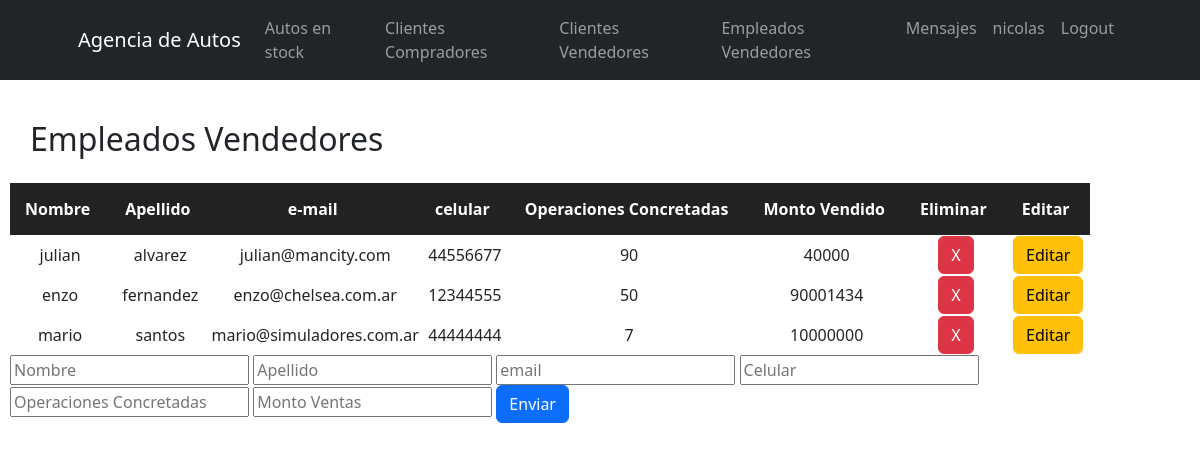
Page /setEmpleadosVendedores/ (signed in) on the committed database.
### AgenciApp/models.py (models this page shows, shortened)
class empleadosVendedores(models.Model):
    nombre = models.CharField(max_length=40)
    apellido = models.CharField(max_length=40)
    email = models.EmailField()
    celular = models.IntegerField()
    operacionesConcretadas = models.IntegerField()
    montoVendido = models.IntegerField()

### AgenciApp/views.py (the view)
# urls.py: path('setEmpleadosVendedores/', setEmpleadosVendedores, name='setEmpleadosVendedores'),
@login_required
def setEmpleadosVendedores(request):
    Empleados = empleadosVendedores.objects.all()
    if request.method == 'POST':
        empleado = empleadosVendedores(nombre=request.POST["nombre"],apellido=request.POST["apellido"],email=request.POST["email"],celular=request.POST["celular"], operacionesConcretadas=request.POST["operacionesConcretadas"], montoVendido=request.POST["montoVendido"])
        empleado.save()
        miFormulario = empleadosFormulario()
        return render(request, "AgenciApp/setEmpleadosVendedores.html", {"miFormulario":miFormulario, "Empleados":Empleados})
    else:
        miFormulario = empleadosFormulario()
    return render(request, "AgenciApp/setEmpleadosVendedores.html", {"miFormulario":miFormulario, "Empleados":Empleados})

### AgenciApp/forms.py
class empleadosFormulario(forms.Form):
    nombre = forms.CharField()
    apellido = forms.CharField()
    email = forms.EmailField()
    celular = forms.IntegerField()
    operacionesConcretadas = forms.CharField(label='Operaciones Concretadas')
    montoVendido = forms.IntegerField(label='Monto Vendido')

### AgenciApp/templates/AgenciApp/setEmpleadosVendedores.html (shortened to what this page needs)
<div>
    {% extends "AgenciApp/empleadosVendedores.html" %}
    {% load static %}
    {% block setEmpleadosVendedores %}
    <form action="" method="post"> {% csrf_token %}
        <input placeholder="Nombre" type = "text" name="nombre" required>
        <input placeholder="Apellido" type = "text" name="apellido" required>
        <input placeholder="email" type = "email" name="email" required>
        <input placeholder="Celular" type = "number" name="celular" required>
        <input placeholder="Operaciones Concretadas" type = "number" name="operacionesConcretadas" required>
        <input placeholder="Monto Ventas" type = "number" name="montoVendido" required>
        <input class="btn btn-primary" type="submit" value="Enviar">
    </form>
    {% endblock %}

### AgenciApp/templates/AgenciApp/empleadosVendedores.html (shortened to what this page needs)
<div>
    {% extends "AgenciApp/inicio.html" %}
    {% load static %}
        {% block contenidoQueCambia %}
        <p class="tituloAutosEnStock">Empleados Vendedores</p>
        <table class="tablaEmpleadosVendedores">
            <tr class="tituloTablaEmpleadosVendedores">
                <th>Nombre</th>
                <th>Apellido</th>
                <th>e-mail</th>
                <th>celular</th>
                <th>Operaciones Concretadas</th>
                <th>Monto Vendido</th>
                <th>Eliminar</th>
                <th>Editar</th>
            </tr>
                {% for Empleado in Empleados %}
                    <tr>
                        <td>{{Empleado.nombre}}</td>
                        <td>{{Empleado.apellido}}</td>
                        <td>{{Empleado.email}}</td>
                        <td>{{Empleado.celular}}</td>
                        <td>{{Empleado.operacionesConcretadas}}</td>
                        <td>{{Empleado.montoVendido}}</td>
                        <td><button class="btn btn-danger btnEliminar"><a href="{% url 'eliminarEmpleadoVendedor' Empleado.email %}">X</a></button></td>
                        <td><button class="btn btn-warning btnEditar"><a href="{% url 'editarEmpleadoVendedor' Empleado.email %}">Editar</a></button></td>
                {% endfor %}
        </table>
        <div class="formSetEmpleadosVendedores">
            {% block setEmpleadosVendedores %}
            {% endblock %}
        </div>
        {% endblock %}

### AgenciApp/templates/AgenciApp/inicio.html (shortened to what this page needs)
<!DOCTYPE html>
<html lang="en">
<head>
    {% load static %}
    <link href="{% static 'AgenciApp/css/bootstrap.min.css'%}" rel="stylesheet"/>
    <link href="{% static 'AgenciApp/css/AgenciAppStyle.css'%}" rel="stylesheet"/>
</head>
<body>
    <nav class="navbar navbar-expand-lg navbar-dark bg-dark" id="mainNav">
        <div class="container px-4 px-lg-5">
            <a class="navbar-brand" href="{% url 'inicio' %}">Agencia de Autos</a>
            <div class="collapse navbar-collapse" id="navbarResponsive">
                <ul class="navbar-nav ms-auto">
                    <li class="nav-item"><a class="nav-link" href="{% url 'setAutosEnStock' %}">Autos en stock</a></li>
                    <li class="nav-item"><a class="nav-link" href="{% url 'setClientesCompradores' %}">Clientes Compradores</a></li>
                    <li class="nav-item"><a class="nav-link" href="{% url 'setClientesVendedores' %}">Clientes Vendedores</a></li>
                    <li class="nav-item"><a class="nav-link" href="{% url 'setEmpleadosVendedores' %}">Empleados Vendedores</a></li>
                    <li class="nav-item"><a class="nav-link" href="{% url 'mensajes_lista' %}">Mensajes</a></li>
                    <li class="nav-item"><a class="nav-link navText" href="{% url 'perfil' %}">{{user.username}}</a></li>
                    <li class="nav-item"><a class="nav-link navText" href="{% url 'Logout' %}">Logout</a></li>
                </ul>
            </div>
        </div>
    </nav>
    <div class="contenido">
        {% block contenidoQueCambia %}{% endblock %}
    </div>
</body>
</html>

### AgenciApp/static/AgenciApp/css/AgenciAppStyle.css (style rules this page uses)
.contenido { margin-top: 5px !important; padding: 10px; }
.tituloAutosEnStock { margin: 20px; font-size: xx-large; }
.tablaEmpleadosVendedores { text-align: center; }
.tituloTablaEmpleadosVendedores { background-color: rgb(34, 34, 34); color: white; padding-right: 20px !important; text-align: center !important; }
.tituloTablaEmpleadosVendedores th { padding: 15px; text-align: center !important; padding-right: 20px !important; }
.btnEliminar a { border-radius: 15px !important; color: white !important; text-decoration: none !important; }
.btnEditar a { border-radius: 15px !important; color: rgb(0, 0, 0) !important; text-decoration: none !important; }

### rows in the picture
empleadosVendedores: nombre "julian", apellido "alvarez", email "julian@mancity.com", celular "44556677", operacionesConcretadas "90", montoVendido "40000"
empleadosVendedores: nombre "enzo", apellido "fernandez", email "enzo@chelsea.com.ar", celular "12344555", operacionesConcretadas "50", montoVendido "90001434"
empleadosVendedores: nombre "mario", apellido "santos", email "mario@simuladores.com.ar", celular "44444444", operacionesConcretadas "7", montoVendido "10000000"

### other values in the picture
{{ user.username }} "nicolas"
